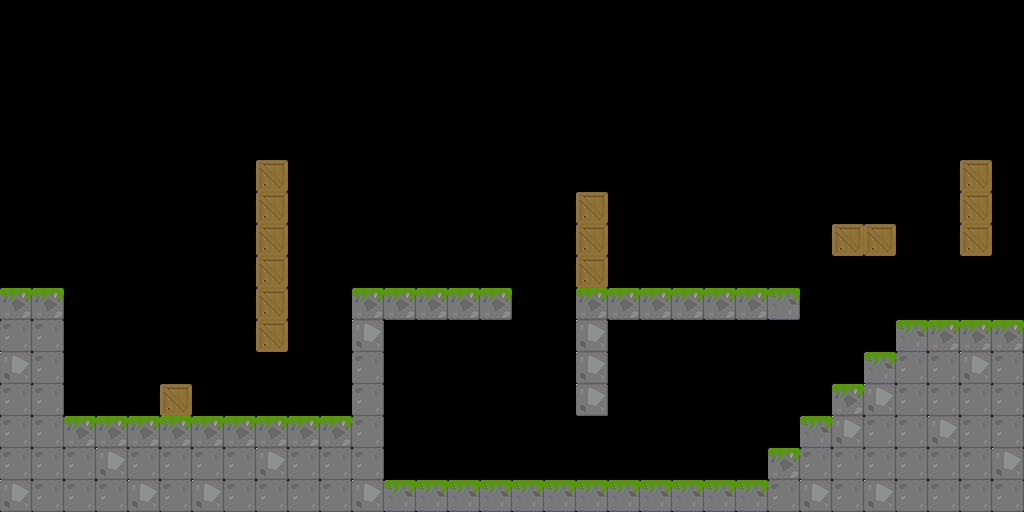

This is a level from a 2D game, rendered from its Tiled map with the project's own tilesets. A one-line summary and the map file follow, with tile-layer data summarised:
An orthogonal 32x16 tile map with 32x32 px tiles, 1 tile layer (blocks) and 16 objects.

<map version="1.0" orientation="orthogonal" renderorder="right-down" width="32" height="16" tilewidth="32" tileheight="32">
 <tileset firstgid="1" name="sprites" tilewidth="32" tileheight="32">
  <image source="sprites.png" width="96" height="160" />
 </tileset>
 <layer name="blocks" width="32" height="16">
  <data>[512 cells, 127 non-empty, 5 distinct tile ids]</data>
 </layer>
 <objectgroup name="brains">
  <object x="236" y="370">
   <ellipse />
  </object>
  <object x="334" y="366">
   <ellipse />
  </object>
  <object x="301" y="304">
   <ellipse />
  </object>
  <object x="430" y="268">
   <ellipse />
  </object>
  <object x="560" y="366">
   <ellipse />
  </object>
  <object x="526" y="365">
   <ellipse />
  </object>
  <object x="494" y="363">
   <ellipse />
  </object>
  <object x="461" y="360" height="1">
   <ellipse />
  </object>
  <object x="658" y="460">
   <ellipse />
  </object>
  <object x="716" y="431">
   <ellipse />
  </object>
  <object x="778" y="397">
   <ellipse />
  </object>
  <object x="847" y="367">
   <ellipse />
  </object>
  <object x="874" y="298">
   <ellipse />
  </object>
  <object x="717" y="266" width="5" height="12">
   <ellipse />
  </object>
  <object x="685" y="266" width="5" height="11">
   <ellipse />
  </object>
 </objectgroup>
 <objectgroup name="spawn">
  <object x="20" y="201">
   <ellipse />
  </object>
 </objectgroup>
 <objectgroup name="spikes" />
</map>
